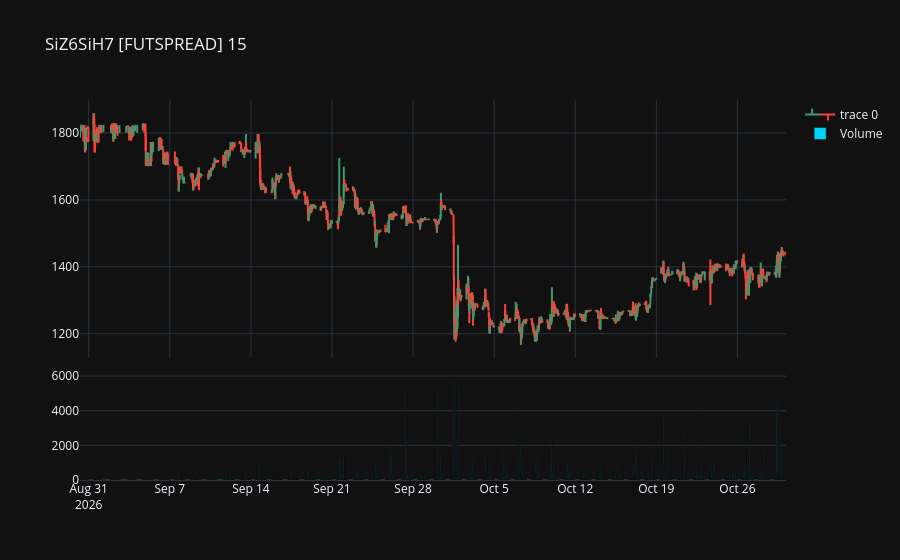

Write notebook code for a chart like this one.
### Code cell
import pandas as pd
import numpy as np
import matplotlib.pyplot as plt
import plotly.graph_objects as go
from sktime.transformations.series.outlier_detection import HampelFilter
from sktime.transformations.series.impute import Imputer
from plotly.subplots import make_subplots

df = pd.read_csv(r'data\Si-12.26-3.27 [Price].csv')
df['<DATE>'] = pd.to_datetime(df['<DATE>'], format="%Y%m%d")
df["DATETIME"] = pd.to_datetime(
    df["<DATE>"].astype(str) + " " +
    df["<TIME>"].astype(str).str.zfill(6),
    format="%Y-%m-%d %H%M%S")
df.insert(2, "DATETIME", df.pop('DATETIME'))
del df['<DATE>'], df['<TIME>']
df.rename(columns={'<TICKER>':'TICKER','<OPEN>': 'OPEN','<HIGH>' : 'HIGH', '<LOW>' : 'LOW' ,'<CLOSE>': 'CLOSE'}, inplace=True)
data1 = go.Ohlc(close=df['CLOSE'], high=df['HIGH'], low=df['LOW'], open=df['OPEN'], x=df['DATETIME'])
chart_title = str(df['TICKER'].iloc[1]) +' ' + str(df['<PER>'].iloc[1])
fig = make_subplots(rows=2, cols=1, shared_xaxes=True, vertical_spacing=0.03, row_heights=[0.7, 0.3],)
fig.add_trace(data1, row=1, col=1)
fig.add_trace(go.Bar(x=df['DATETIME'], y=df['<VOL>'], name='Volume', marker_color='#00D2FF', opacity=1.0), row=2, col=1)
fig.update_xaxes(rangeslider_visible=False, rangebreaks=[dict(bounds=["sat", "mon"])])
fig.update_layout(title=chart_title)
fig

### Figure 1 — Plotly figure (JSON) as saved in the notebook; plotly's stock layout.template omitted (floating-point values rounded to 4 significant figures; data arrays with more than 128 entries replaced by an {"elided": "..."} marker saying what was removed)
{"data": [{"close": {"elided": "3069 float values"}, "high": {"elided": "3069 float values"}, "low": {"elided": "3069 float values"}, "open": {"elided": "3069 float values"}, "x": {"elided": "3069 str values"}, "type": "ohlc", "xaxis": "x", "yaxis": "y"}, {"marker": {"color": "#00D2FF"}, "name": "Volume", "opacity": 1.0, "x": {"elided": "3069 str values"}, "y": {"elided": "3069 float values"}, "type": "bar", "xaxis": "x2", "yaxis": "y2"}], "layout": {"xaxis": {"anchor": "y", "domain": [0.0, 1.0], "matches": "x2", "showticklabels": false, "rangeslider": {"visible": false}, "rangebreaks": [{"bounds": ["sat", "mon"]}]}, "yaxis": {"anchor": "x", "domain": [0.321, 1.0]}, "xaxis2": {"anchor": "y2", "domain": [0.0, 1.0], "rangeslider": {"visible": false}, "rangebreaks": [{"bounds": ["sat", "mon"]}]}, "yaxis2": {"anchor": "x2", "domain": [0.0, 0.291]}, "title": {"text": "SiZ6SiH7 [FUTSPREAD] 15"}}}
